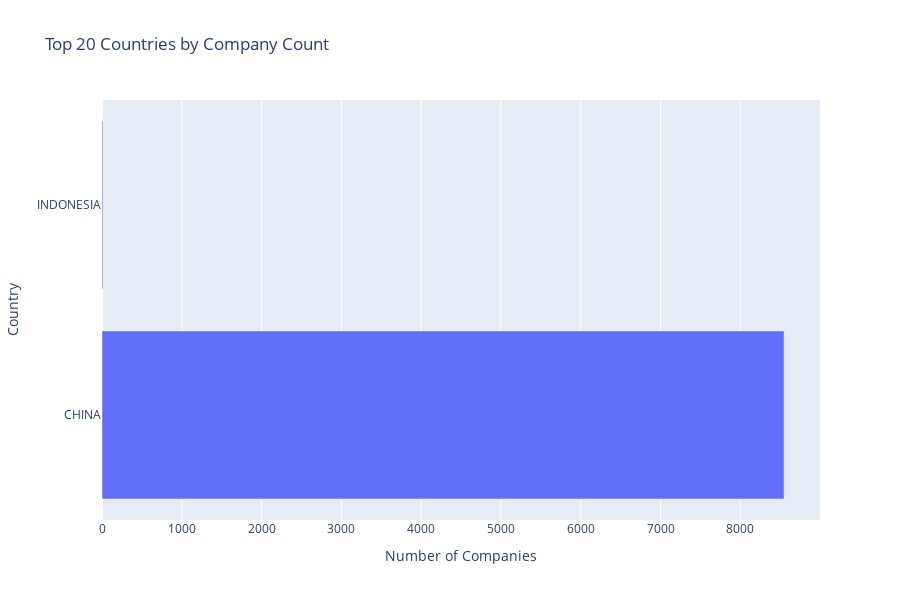

The cell this chart's notebook holds for it:
### Markdown cell above
### 4.1 Geographic Distribution

### Code cell
# Country distribution
df['Country'] = df['Country'].str.strip().str.upper()
country_dist = df['Country'].value_counts().head(20)

fig = px.bar(x=country_dist.values, y=country_dist.index, orientation='h',
             title='Top 20 Countries by Company Count',
             labels={'x': 'Number of Companies', 'y': 'Country'})
fig.update_layout(height=600)
fig.show()

### Figure 1 — Plotly figure (JSON) as saved in the notebook; plotly's stock layout.template omitted (floating-point values rounded to 4 significant figures)
{"data": [{"hovertemplate": "Number of Companies=%{x}<br>Country=%{y}<extra></extra>", "legendgroup": "", "marker": {"color": "#636efa", "pattern": {"shape": ""}}, "name": "", "orientation": "h", "showlegend": false, "textposition": "auto", "type": "bar", "x": [8548, 11], "xaxis": "x", "y": ["CHINA", "INDONESIA"], "yaxis": "y"}], "layout": {"barmode": "relative", "height": 600, "legend": {"tracegroupgap": 0}, "title": {"text": "Top 20 Countries by Company Count"}, "xaxis": {"anchor": "y", "domain": [0.0, 1.0], "title": {"text": "Number of Companies"}}, "yaxis": {"anchor": "x", "domain": [0.0, 1.0], "title": {"text": "Country"}}}}
